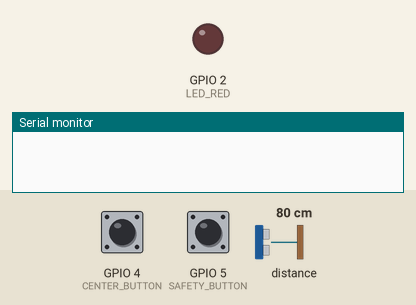
Recording of a program running on a simulated ESP32. Parts: output pins drawn as LEDs (lit = HIGH), the last lines printed to the serial monitor. The test bench sets the inputs (shaded band); at power-on: GPIO 4 (CENTER_BUTTON) HIGH, distance to the obstacle 80 cm, GPIO 5 (SAFETY_BUTTON) HIGH.

Above: at 1.2 s.
1.3 s: GPIO 4 (CENTER_BUTTON) pulled LOW for 0.15 s
2.9 s: distance to the obstacle set to 67 cm
4.4 s: distance to the obstacle set to 57 cm
At 4.8 s:
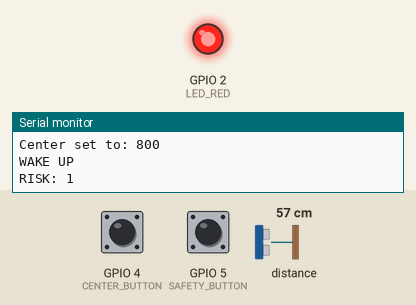
6.0 s: GPIO 5 (SAFETY_BUTTON) pulled LOW for 3.2 s
At 6.9 s:
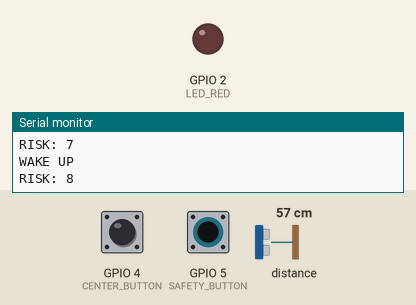
Timing chart, 0 to 10.7 s (numbered marks = the images above; inputs shaded):
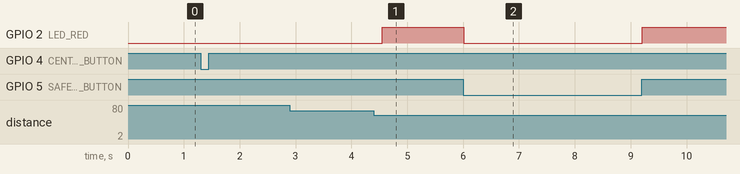

The program:

main.cpp
```cpp
#include <Arduino.h>
#include "Adafruit_VL53L0X.h"

#define LED_RED 2
#define CENTER_BUTTON 4
#define SAFETY_BUTTON 5

Adafruit_VL53L0X lox = Adafruit_VL53L0X();

int distance = 0;
int pressed;
int center_dist = 0;
int alert_dist = -1;
int safety_hits = 0;
int risk = 0;
int alert = 0;
bool warn = false;

void setup() {
  Serial.begin(9600);
  pinMode(CENTER_BUTTON, INPUT_PULLUP);
  pinMode(SAFETY_BUTTON, INPUT_PULLUP);
  pinMode(LED_RED, OUTPUT);

  // wait until serial port opens for native USB devices
  while (! Serial) {
    delay(1);
  }

  //Serial.println("Adafruit VL53L0X test.");
  if (!lox.begin()) {
    Serial.println(F("Failed to boot VL53L0X"));
    while(1);
  }
  // power
  //Serial.println(F("VL53L0X API Continuous Ranging example\n\n"));

  // start continuous ranging
  lox.startRangeContinuous();
}

void checkSafetyButton() {
  if (!digitalRead(SAFETY_BUTTON)) {
    alert = false;
    warn = false;
  }
}

void loop() {
  pressed = !digitalRead(CENTER_BUTTON);
  if (lox.isRangeComplete()) {
    distance = lox.readRange();
    // Serial.print("Distance in mm: ");
    // Serial.println(distance);
  }
  if (pressed) {
    center_dist = distance;
    alert_dist = .765 * center_dist;
    Serial.print("Center set to: ");
    Serial.println(center_dist);
    delay(200);
  }

  checkSafetyButton();
  // Enable led based on alert status:
  digitalWrite(LED_RED, alert);

  // Check if distance dropped significantly to imply a head nod:
  if (distance <= (alert_dist) && !warn) {
    Serial.println("WAKE UP");
    risk += 1;
    Serial.printf("RISK: %i\n", risk);
    warn = true;
    alert = 1;
    delay(100);
  }
}
```

Measured:
- the behaviour switches between 62 and 61 cm on distance to the obstacle (found by bisection; images 0 and 1)
- after the input at 2.9 s, every drawn part: stays the same
- after the input at 4.4 s, GPIO 2 (LED_RED): LOW → HIGH after 0.15 s
- after the input at 6.0 s, GPIO 2 (LED_RED): HIGH → LOW at once, → HIGH 3.2 s later
